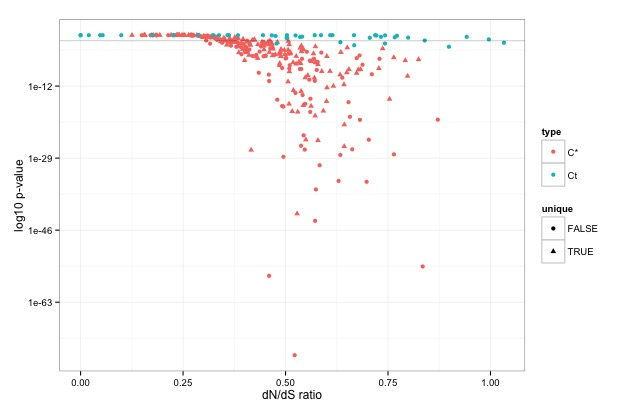

This chart was generated by the following R code:
#' This functions creates CSEP figure
#' @param 
#' @keywords dnds
#' @export
#' @examples 
csep_figure <- function(patho_set,
                        nonpatho_set,
                        fuNOG_annotation=fuNOG_good){
  require(ggplot2)
  
  # first set
  df_a <- as.data.frame(patho_set)
  df_a$fdr <- as.numeric(as.matrix(df_a$fdr))
  df_a$ratio <- as.numeric(as.matrix(df_a$ratio))
  eff_a <- df_a[which(df_a$eff_new == T),]
  eff_a <- eff_a[with(eff_a, order(fdr,-ratio)), ]
  eff_a$type <- "C*"
  mean_a <- sum(as.numeric(as.matrix(eff_a$sum_pN)), na.rm=T)/sum(as.numeric(as.matrix(eff_a$sum_pS)), na.rm=T)
  
  # second set
  df_b <- as.data.frame(nonpatho_set)
  df_b$fdr <- as.numeric(as.matrix(df_b$fdr))
  df_b$ratio <- as.numeric(as.matrix(df_b$ratio))
  eff_b <- df_b[which(df_b$eff_new == T),]
  eff_b <- eff_b[with(eff_b, order(fdr,-ratio)), ]
  eff_b$type <- "Ct"
  mean_b <- sum(as.numeric(as.matrix(eff_b$sum_pN)), na.rm=T)/sum(as.numeric(as.matrix(eff_b$sum_pS)), na.rm=T)
  
  # check for unique in patho_set
  eff_a$unique <- FALSE
  i <- 1
  for (element_name in eff_a$name) {
    elem_match <- match(as.character(as.matrix(element_name)), eff_b$name)
    if(is.na(elem_match)){
      eff_a$unique[i] <- TRUE
    }
    i <- i + 1 
  }
  # check for unique in patho_set
  eff_b$unique <- FALSE
  i <- 1
  for (element_name in eff_a$name) {
    elem_match <- match(as.character(as.matrix(element_name)), eff_a$name)
    if(is.na(elem_match)){
      eff_b$unique[i] <- TRUE
    }
    i <- i + 1 
  }
  df_both <- rbind(eff_a, eff_b)

  d <- ggplot(df_both, aes(x= ratio,y=fdr, colour=type, shape=unique))
  d <- d + geom_point()  + theme_bw() + scale_y_log10()
  d <- d +  xlab("dN/dS ratio") + ylab("log10 p-value")
  d <- d + geom_hline(yintercept=0.05, alpha=0.2)
 # d <- d + geom_vline(yintercept=mean_a)
 # d <- d + geom_vline(yintercept=mean_b)
 return(d)
}
